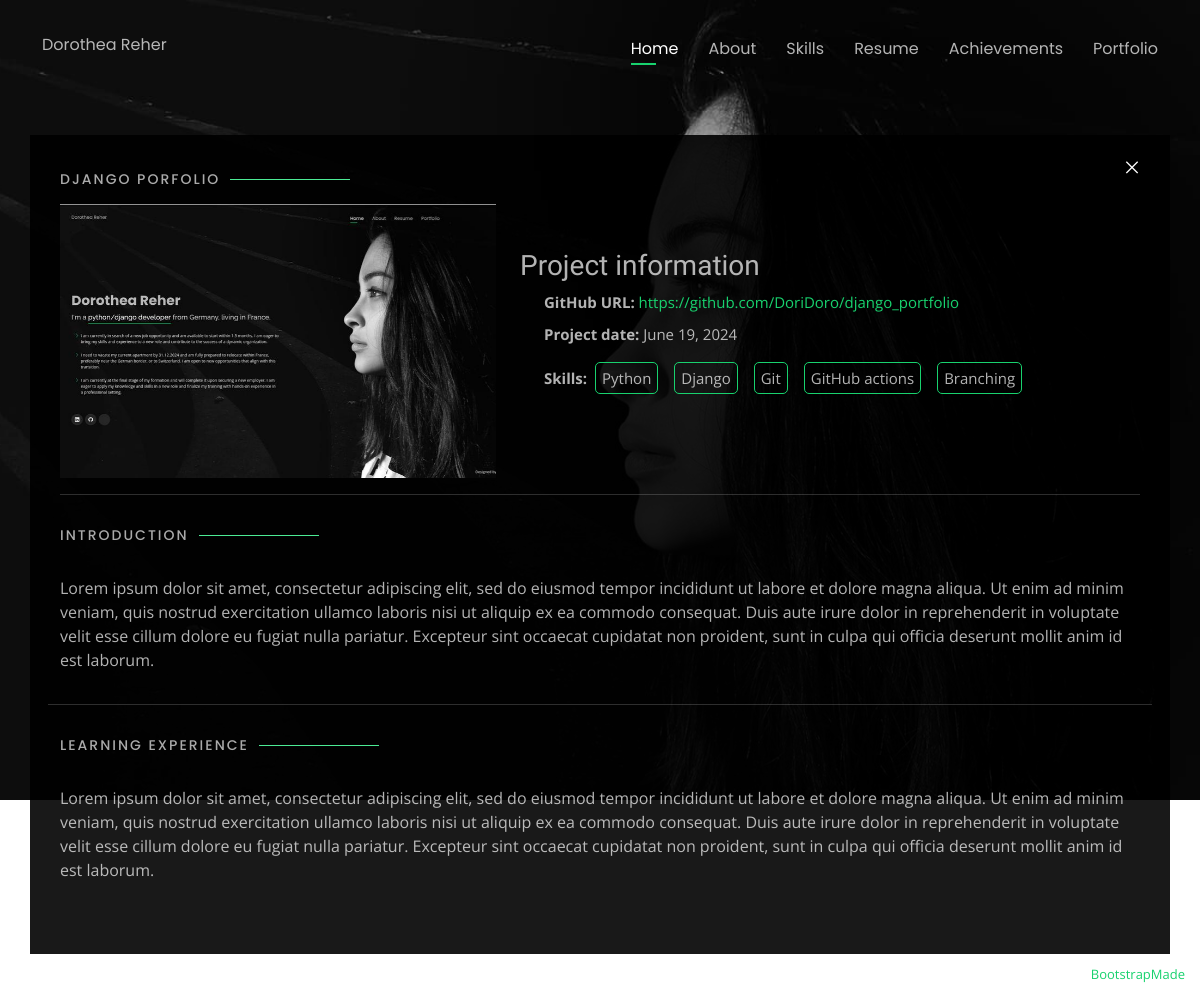
/portfolio/django-porfolio/, run on the app's committed database.
### projects/models.py (models this page shows, shortened)
class Project(models.Model):
    title = models.CharField(max_length=250, verbose_name=_("project title"))
    slug = models.SlugField(verbose_name=_("project slug"))
    create_date = models.DateField(verbose_name=_("project created on"))
    introduction = HTMLField(verbose_name=_("project introduction"))
    content = HTMLField(verbose_name=_("project content"))
    published = models.BooleanField(
        default=True, verbose_name=_("project visible on website")
    )
    tags = models.ManyToManyField(
        "Tag", related_name="project_tags", verbose_name=_("tags of the project")
    )
    links = models.ManyToManyField(
        "Link", related_name="project_links", verbose_name=_("links of the project")
    )
    doridoro = models.ForeignKey(
        "doridoro.DoriDoro",
        on_delete=models.SET_NULL,
        null=True,
        related_name="doro_project",
        verbose_name=_("project of DoriDoro"),
    )

class Picture(models.Model):
    legend = models.CharField(max_length=100, verbose_name=_("legend of picture"))
    slug = models.SlugField(verbose_name=_("slug of picture"))
    cover_picture = models.BooleanField(default=False, verbose_name=_("cover picture"))
    photo = models.ImageField(
        upload_to="images/",
        verbose_name=_("picture"),
        blank=True,
        null=True,
    )
    published = models.BooleanField(
        default=True, verbose_name=_("picture visible on website")
    )
    project = models.ForeignKey(
        "projects.Project",
        on_delete=models.CASCADE,
        related_name="project_picture",
        verbose_name=_("picture of project"),
    )

class Link(models.Model):
    GITHUB = "GITHUB"
    VERCEL = "VERCEL"
    RENDER = "RENDER"
    OTHER = "OTHER"
    OPENCLASSROOMS = "OPENCLASSROOMS"
    PERSONAL_PROJECT = "PERSONAL_PROJECT"
    ORIGIN_CHOICES = [
        (GITHUB, _("GitHub")),
        (VERCEL, _("Vercel")),
        (RENDER, _("Render")),
        (OTHER, _("Other")),
    ]
    PLATFORM_CHOICES = [
        (OPENCLASSROOMS, _("OpenClasssrooms")),
        (PERSONAL_PROJECT, _("Personal Project")),
    ]
    title = models.CharField(max_length=200, verbose_name=_("title of link"))
    legend = models.CharField(
        max_length=100, null=True, blank=True, verbose_name=_("legend of link")
    )
    origin = models.CharField(
        max_length=6, choices=ORIGIN_CHOICES, verbose_name=_("origin of link")
    )
    platform = models.CharField(
        max_length=17, choices=PLATFORM_CHOICES, verbose_name=_("platform of link")
    )
    url = models.URLField(verbose_name=_("url of link"))
    published = models.BooleanField(
        default=True, verbose_name=_("link visible on website")
    )

class Tag(models.Model):
    PROGRAMMING_SKILLS = "PROGRAMMING_SKILLS"
    SOFT_SKILLS = "SOFT_SKILLS"
    OTHER = "OTHER"
    STRENGTH = "STRENGTH"
    WEAKNESSES = "WEAKNESSES"
    TAG_CHOICES = [
        (PROGRAMMING_SKILLS, _("Programming Skills")),
        (SOFT_SKILLS, _("Soft Skills")),
        (OTHER, _("Other")),
        (STRENGTH, _("Strength")),
        (WEAKNESSES, _("Weakness")),
    ]
    name = models.CharField(max_length=50, verbose_name=_("name of tag/skill"))
    category = models.CharField(
        max_length=20, choices=TAG_CHOICES, verbose_name=_("category of tag/skill")
    )
    published = models.BooleanField(
        default=True, verbose_name=_("tag/skill visible on website")
    )

### projects/views.py (the view)
class PortfolioDetailView(DetailView):
    model = Project
    template_name = "portfolio_details.html"
    queryset = Project.objects.filter(published=True)
    def get_context_data(self, **kwargs):
        context = super().get_context_data(**kwargs)
        links = self.object.links.all()
        context["github"] = links.filter(origin=Link.GITHUB, published=True).first()
        context["vercel"] = links.filter(origin="VERCEL", published=True).first()
        context["render"] = links.filter(origin="RENDER", published=True).first()
        context["others"] = links.filter(origin="OTHER", published=True)
        return context

### projects/templates/portfolio_details.html (shortened to what this page needs)
{% extends 'base.html' %}
{% load static %}
  {% block content %}
  <section id="portfolio-details" class="portfolio-details section-show">
    <div class="container">
      <div class="section-title" style="display: flex; justify-content: space-between">
        <h2>{{ project.title }}</h2>
        <a href="{% url 'projects:portfolio' %}" style="color: #fff"><i class="ri-close-large-fill"></i></a>
      </div>
      <div class="row">
        <div class="col-lg-5">
          {% for picture in project.project_picture.all %}
          <div class="portfolio-details-slider swiper">
            <div class="swiper-wrapper align-items-center">
              <div class="swiper-slide">
                <img src="{{ picture.photo.url }}" alt="{{ picture.photo.legend }}">
              </div>
            </div>
          </div>
          {% endfor %}
        </div>
        <div class="col-lg-7 portfolio-info">
          <h3>Project information</h3>
          <ul class="mx-4">
            {% if github %}
              <li><strong>GitHub URL:</strong> <a href="{{ github.url }}" target="_blank">{{ github.url }}</a></li>
            {% endif %}
            <li><strong>Project date:</strong> {{ project.create_date }}</li>
            <li class="tags-container"><strong>Skills:</strong>
              {% for tag in project.tags.all %}
                <p class="tags">{{ tag.name }}</p>
              {% endfor %}
            </li>
          </ul>
        </div>
      </div>
      <hr>
      <div class="row">
        <div class="section-title">
          <h2>Introduction</h2>
        </div>
        <p>{{ project.introduction|safe }}</p>
        <hr>
        <div class="section-title">
          <h2>Learning Experience</h2>
        </div>
        <p>{{ project.content|safe }}</p>
      </div>
    </div>
  </section>
  {% endblock %}

### core/static/assets/css/style.css (style rules this page uses)
body { font-family: "Open Sans", sans-serif; background-color: #040404; color: rgba(255, 255, 255, 0.7); position: relative; background: transparent; margin-top: 35px; }
body::before { content: ""; position: fixed; background: #040404 url("../img/bg.jpg") top right no-repeat; background-size: cover; left: 0; right: 0; top: 0; height: 100vh; z-index: -1; }
@media (min-width: 1024px) { body::before { background-attachment: fixed; } }
a { color: #18d26e; text-decoration: none; }
h1, h2, h3, h4, h5, h6 { font-family: "Raleway", sans-serif; }
section { overflow: hidden; position: absolute; width: 100%; top: 140px; bottom: 100%; opacity: 0; transition: ease-in-out 0.4s; z-index: 2; }
section.section-show { top: 100px; bottom: auto; opacity: 1; padding-bottom: 45px; }
section .container { background: rgba(0, 0, 0, 0.9); padding: 30px; }
.section-title h2 { font-size: 14px; font-weight: 500; padding: 0; line-height: 1px; margin: 20px 0; letter-spacing: 2px; text-transform: uppercase; color: #aaaaaa; font-family: "Poppins", sans-serif; }
.section-title h2::after { content: ""; width: 120px; height: 1px; display: inline-block; background: #4ceb95; margin: 4px 10px; }
.portfolio-details .container { padding-top: 20px; padding-bottom: 40px; }
.portfolio-details .container img { width: inherit; }
.portfolio-details .portfolio-info { padding-top: 45px; }
.portfolio-details .portfolio-info ul { list-style: none; padding: 0; font-size: 15px; }
.portfolio-details .portfolio-info ul li+li { margin-top: 10px; }
.portfolio-details .portfolio-info p { font-size: 15px; }
.portfolio-details .portfolio-info .tags-container { display: flex; }
.portfolio-details .portfolio-info .tags-container strong { align-content: center; }
.tags { border: 1px #18d26e solid; border-radius: 5px; width: fit-content; padding: 4px 6px; margin: 6px 8px; }

### data on the page
Project: title "DJANGO PORFOLIO", create_date "June 19, 2024", introduction "Lorem ipsum dolor sit amet, consectetur adipiscing elit, sed do eiusmod tempor incididunt ut labore et dolore magna aliqua. Ut enim ad minim veniam, quis nostrud exercitation ullamco laboris nisi ut aliquip ex ea commodo consequat. Duis aute irure dolor in reprehenderit in voluptate velit esse cillum dolore eu fugiat nulla pariatur. Excepteur sint occaecat cupidatat non proident, sunt in culpa qui officia deserunt mollit anim id est laborum.", content "Lorem ipsum dolor sit amet, consectetur adipiscing elit, sed do eiusmod tempor incididunt ut labore et dolore magna aliqua. Ut enim ad minim veniam, quis nostrud exercitation ullamco laboris nisi ut aliquip ex ea commodo consequat. Duis aute irure dolor in reprehenderit in voluptate velit esse cillum dolore eu fugiat nulla pariatur. Excepteur sint occaecat cupidatat non proident, sunt in culpa qui officia deserunt mollit anim id est laborum."
Picture: photo (picture)
Link: url "https://github.com/DoriDoro/django_portfolio"
Tag: name "Python"
Tag: name "Django"
Tag: name "Git"
Tag: name "GitHub actions"
Tag: name "Branching"
